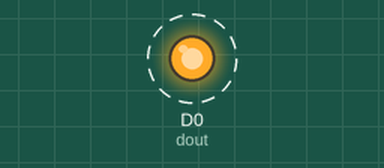
The program below on a simulated CircuitPython board. Shown: output pins drawn as LEDs (lit = HIGH). Dashed ring = blinking.

Above: at 0.05 s.
Timing chart, 0 to 3.0 s (numbered marks = the images above):
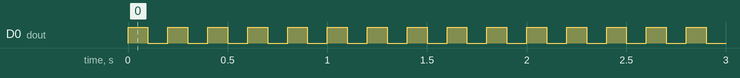

Measured:
- by itself, D0 (dout): alternates HIGH for 0.10 s and LOW for 0.10 s

The program:

code.py
```python
import time
import board
import digitalio

dout = digitalio.DigitalInOut(board.D0)
dout.direction = digitalio.Direction.OUTPUT
dout.value = False

while True:
    dout.value = not dout.value
    time.sleep(0.1)
```
